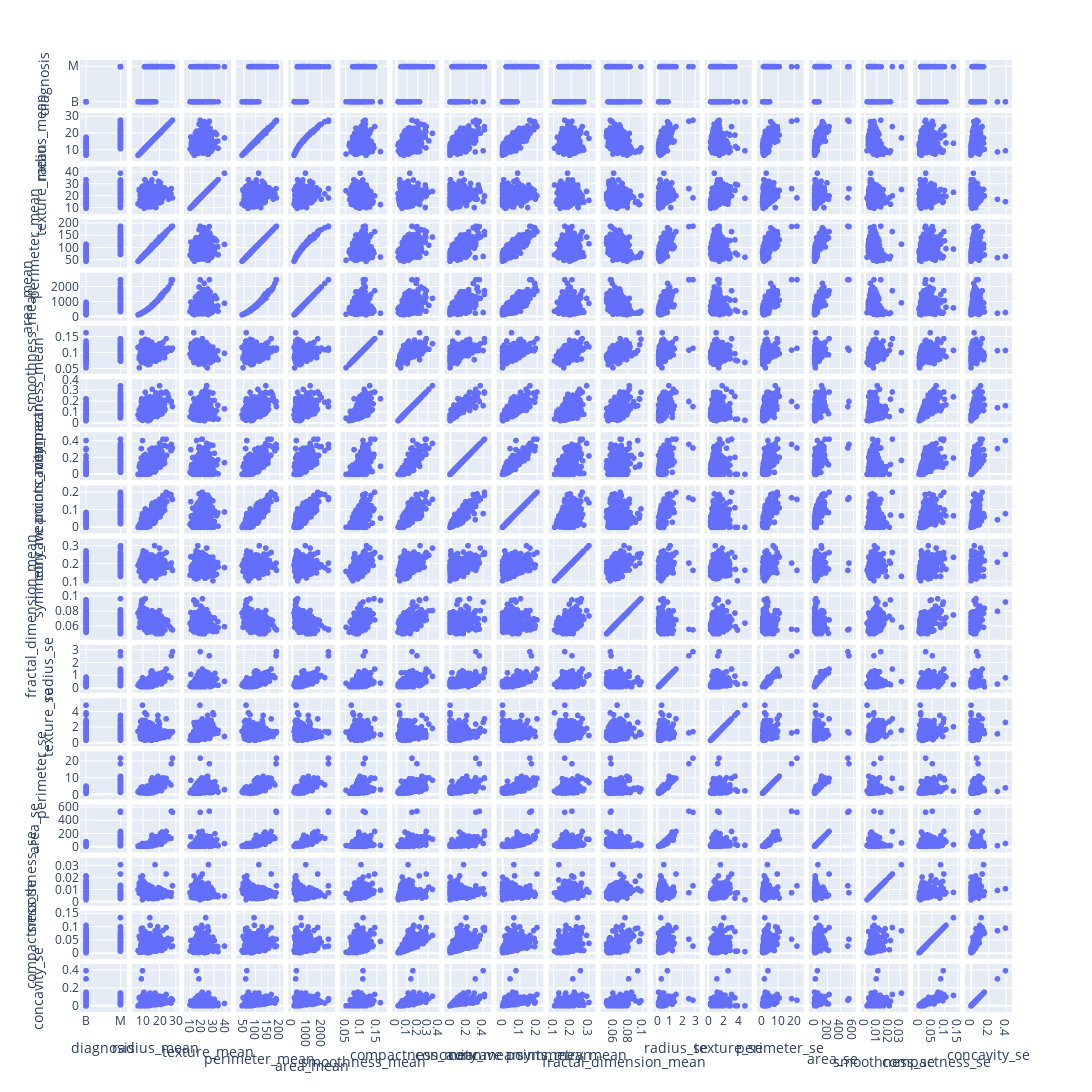

Here is the notebook cell this chart was saved with:
### Code cell
fig = px.scatter_matrix(data, dimensions=data.columns[0:18])#,color=data_train.columns[8])
fig.update_layout(
    autosize=True,
    width=2000,
    height=2000,
)
fig.update_yaxes(automargin=True)

fig.show()

### Figure 1 — Plotly figure (JSON) as saved in the notebook; plotly's stock layout.template omitted (floating-point values rounded to 4 significant figures; data arrays with more than 128 entries replaced by an {"elided": "..."} marker saying what was removed)
{"data": [{"dimensions": [{"axis": {"matches": true}, "label": "diagnosis", "values": {"elided": "569 str values"}}, {"axis": {"matches": true}, "label": "radius_mean", "values": {"elided": "569 float values"}}, {"axis": {"matches": true}, "label": "texture_mean", "values": {"elided": "569 float values"}}, {"axis": {"matches": true}, "label": "perimeter_mean", "values": {"elided": "569 float values"}}, {"axis": {"matches": true}, "label": "area_mean", "values": {"elided": "569 float values"}}, {"axis": {"matches": true}, "label": "smoothness_mean", "values": {"elided": "569 float values"}}, {"axis": {"matches": true}, "label": "compactness_mean", "values": {"elided": "569 float values"}}, {"axis": {"matches": true}, "label": "concavity_mean", "values": {"elided": "569 float values"}}, {"axis": {"matches": true}, "label": "concave points_mean", "values": {"elided": "569 float values"}}, {"axis": {"matches": true}, "label": "symmetry_mean", "values": {"elided": "569 float values"}}, {"axis": {"matches": true}, "label": "fractal_dimension_mean", "values": {"elided": "569 float values"}}, {"axis": {"matches": true}, "label": "radius_se", "values": {"elided": "569 float values"}}, {"axis": {"matches": true}, "label": "texture_se", "values": {"elided": "569 float values"}}, {"axis": {"matches": true}, "label": "perimeter_se", "values": {"elided": "569 float values"}}, {"axis": {"matches": true}, "label": "area_se", "values": {"elided": "569 float values"}}, {"axis": {"matches": true}, "label": "smoothness_se", "values": {"elided": "569 float values"}}, {"axis": {"matches": true}, "label": "compactness_se", "values": {"elided": "569 float values"}}, {"axis": {"matches": true}, "label": "concavity_se", "values": {"elided": "569 float values"}}], "hovertemplate": "%{xaxis.title.text}=%{x}<br>%{yaxis.title.text}=%{y}<extra></extra>", "legendgroup": "", "marker": {"color": "#636efa", "symbol": "circle"}, "name": "", "showlegend": false, "type": "splom"}], "layout": {"autosize": true, "dragmode": "select", "height": 2000, "legend": {"tracegroupgap": 0}, "margin": {"t": 60}, "width": 2000, "yaxis": {"automargin": true}}}
